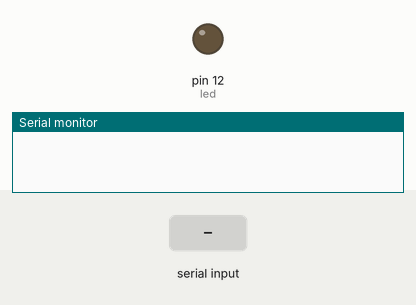
A sketch run on a simulated Arduino Uno, built with avr-gcc and run on an emulated ATmega328P. On the bench: output pins drawn as LEDs (lit = HIGH), the last lines printed to the serial monitor. Inputs (shaded band) come from the test bench.

Above: at 1.2 s.
1.3 s: "On" received over the second serial link
At 3.5 s:
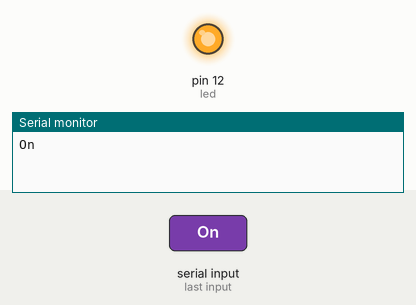
3.8 s: "on" received over the second serial link
6.2 s: "ON" received over the second serial link
Timing chart, 0 to 9.2 s (numbered marks = the images above; inputs shaded):
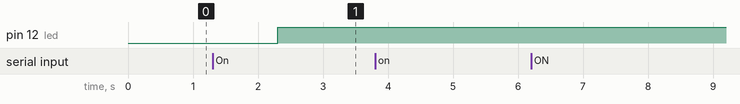

The sketch:

BT_LED.ino
```cpp
#include <SoftwareSerial.h>

SoftwareSerial btSerial(2, 3); // RX, TX

String command;
int led = 12;
void setup() {
  Serial.begin(9600);
  btSerial.begin(9600);
  pinMode(led, OUTPUT);
  digitalWrite(led, LOW);
}

void loop() {
  if (btSerial.available()) {
    command=btSerial.readString();
    Serial.println(command);
    if(command=="On" ||command== "on" ||command== "ON"){
      digitalWrite(led, HIGH);
    }
    else{
      digitalWrite(led, LOW);
    }
  }
  // if (Serial.available()) {
  //   btSerial.write(Serial.read());
  // }
}
```

Measured:
- after the input at 1.3 s, pin 12 (led): LOW → HIGH after 1.0 s
